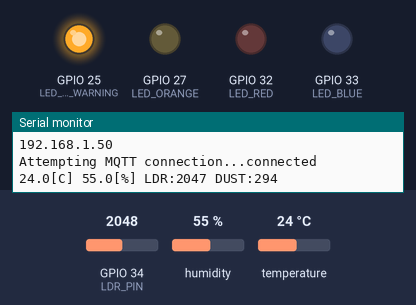
Simulated run of this sketch. Board: ESP32. Shown: output pins drawn as LEDs (lit = HIGH), the last lines printed to the serial monitor. The test bench sets the inputs (shaded band); at power-on: GPIO 34 (LDR_PIN) = 2048, humidity 55 %, temperature 24 °C. WiFi joins after 1.5 s; servers stay silent unless stated; random numbers use the default seed unless the sketch sets one; no MQTT or app messages arrive unless stated.

Above: at 2.3 s.
At 122.3 s:
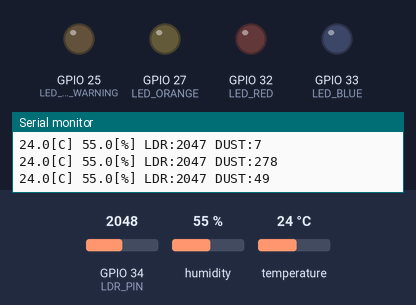
Timing chart, 0 to 125.8 s (numbered marks = the images above):
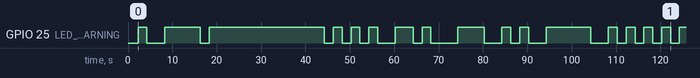

The sketch:

codeHardWare.ino
```cpp
#include <WiFi.h>
#include <PubSubClient.h>
#include <DHT.h>
#include <ArduinoJson.h>

const char* ssid = "MyWifi";
const char* password = "iot@12345";
const char* mqtt_server = "10.51.129.155";
const int mqtt_port = 9999;
const char* mqtt_user = "longpxh";
const char* mqtt_pass = "longpxh@123";

const char* topic_data = "smartroom/collect-data";
const char* topic_control = "smartroom/control/device/+";
const char* topic_status_prefix = "smartroom/status/device/";

#define DHTPIN 26
#define DHTTYPE DHT11
#define LED_RED     32
#define LED_BLUE    33
#define LED_ORANGE  27
#define LDR_PIN     34
#define LED_DUST_WARNING 25

DHT dht(DHTPIN, DHTTYPE);
WiFiClient espClient;
PubSubClient client(espClient);

unsigned long lastRead = 0;
const unsigned long INTERVAL = 2000;

int pendingActionPin = -1;
String pendingActionDeviceId = "";
String pendingActionStatus = "";
bool statusSent = false;

void setup_wifi() {
  delay(10);
  WiFi.mode(WIFI_STA);
  WiFi.disconnect(true);
  delay(200);
  WiFi.begin(ssid, password);
  int n = 0;
  while (WiFi.status() != WL_CONNECTED && n < 120) {
    delay(500);
    n++;
  }
  if (WiFi.status() != WL_CONNECTED) {
    while (true) delay(2000);
  }
}

void mqttCallback(char* topic, byte* payload, unsigned int length) {
  String messageTemp;
  for (unsigned int i = 0; i < length; i++) {
    messageTemp += (char)payload[i];
  }
  StaticJsonDocument<200> doc;
  if (deserializeJson(doc, messageTemp)) return;

  String deviceId = doc["deviceId"].as<String>();
  String action = doc["action"].as<String>();

  int pin = -1;
  if (deviceId == "fan" || deviceId == "1") pin = LED_RED;
  else if (deviceId == "light" || deviceId == "2") pin = LED_ORANGE;
  else if (deviceId == "humidifier" || deviceId == "3") pin = LED_BLUE;
  if (pin == -1) return;

  pendingActionPin = pin;
  pendingActionDeviceId = deviceId;
  pendingActionStatus = action;
}

void reconnect() {
  while (!client.connected()) {
    Serial.print("Attempting MQTT connection...");
    String clientId = "ESP32Client-" + String(random(0xffff), HEX);
    if (client.connect(clientId.c_str(), mqtt_user, mqtt_pass)) {
      Serial.println("connected");
      client.subscribe(topic_control);
    } else {
      Serial.print("failed, rc=");
      Serial.print(client.state());
      Serial.println(" try again in 5 seconds");
      delay(5000);
    }
  }
}

void setup() {
  Serial.begin(115200);
  delay(500);
  pinMode(LED_RED, OUTPUT);
  pinMode(LED_BLUE, OUTPUT);
  pinMode(LED_ORANGE, OUTPUT);
  pinMode(LED_DUST_WARNING, OUTPUT);
  digitalWrite(LED_RED, LOW);
  digitalWrite(LED_BLUE, LOW);
  digitalWrite(LED_ORANGE, LOW);
  digitalWrite(LED_DUST_WARNING, LOW);

  dht.begin();
  setup_wifi();
  Serial.println(WiFi.localIP());

  client.setServer(mqtt_server, mqtt_port);
  client.setCallback(mqttCallback);
}

void loop() {
  if (!client.connected()) {
    reconnect();
  }
  client.loop();

  if (pendingActionPin != -1) {
    bool on = (pendingActionStatus == "ON");
    digitalWrite(pendingActionPin, on ? HIGH : LOW);
    statusSent = false;
    Serial.println("Action: Device " + pendingActionDeviceId + " -> " + pendingActionStatus);
  }

  // Send status update after a small delay to ensure action is processed
  if (pendingActionPin != -1 && !statusSent) {
    String statusTopic = String(topic_status_prefix) + pendingActionDeviceId;
    String statusPayload = "{\"deviceId\":\"" + pendingActionDeviceId + "\", \"status\":\"" + pendingActionStatus + "\"}";
    if (client.publish(statusTopic.c_str(), statusPayload.c_str())) {
      Serial.println("Status sent: " + statusTopic + " -> " + statusPayload);
      statusSent = true;
    } else {
      Serial.println("Failed to publish status");
    }
    pendingActionPin = -1;
  }

  unsigned long now = millis();
  if (now - lastRead < INTERVAL) return;
  lastRead = now;

  int lightValue = 4095 - analogRead(LDR_PIN);
  float temp = dht.readTemperature();
  float humi = dht.readHumidity();

  if (!isnan(temp) && !isnan(humi)) {
    int dustValue = random(0, 301); // Random dust 0-300

    if (dustValue > 100) {
      digitalWrite(LED_DUST_WARNING, HIGH);
    } else {
      digitalWrite(LED_DUST_WARNING, LOW);
    }

    Serial.printf("%.1f[C] %.1f[%%] LDR:%d DUST:%d\n", temp, humi, lightValue, dustValue);
    String payload = "{";
    payload += "\"temperature\":" + String(temp, 1) + ",";
    payload += "\"humidity\":" + String(humi, 1) + ",";
    payload += "\"light\":" + String(lightValue) + ",";
    payload += "\"dust\":" + String(dustValue);
    payload += "}";
    client.publish(topic_data, payload.c_str());
  } else {
    Serial.println("Failed to read from DHT sensor!");
  }
}
```

Measured:
- by itself, GPIO 25 (LED_DUST_WARNING): LOW → HIGH at 2.3 s, → LOW 2.0 s later, → HIGH 4.0 s later, → LOW 8.0 s later, … (33 changes in this stretch)
